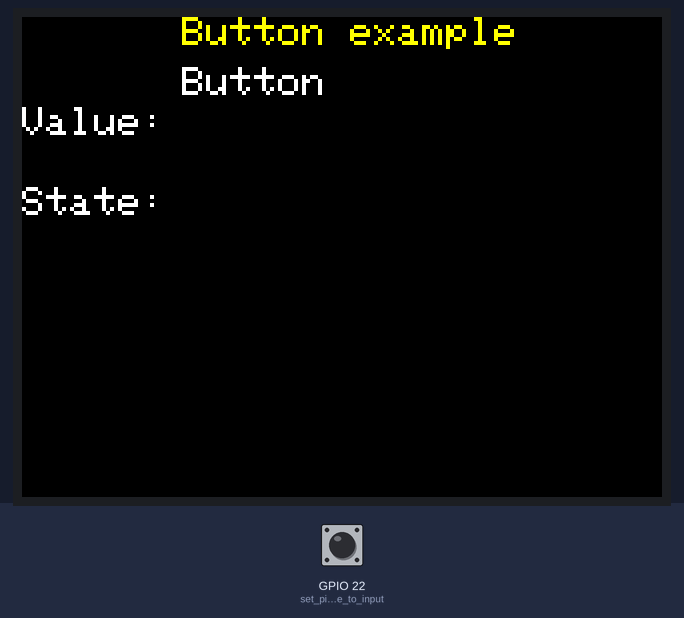
The sketch below on a simulated ESP32. Shown: 320×240 colour display. Inputs (shaded band) come from the test bench; at power-on: GPIO 22 (set_pin_mode_to_input) LOW.

Above: at 1.3 s.
1.4 s: GPIO 22 (set_pin_mode_to_input) pulled HIGH for 0.15 s
At 1.48 s:
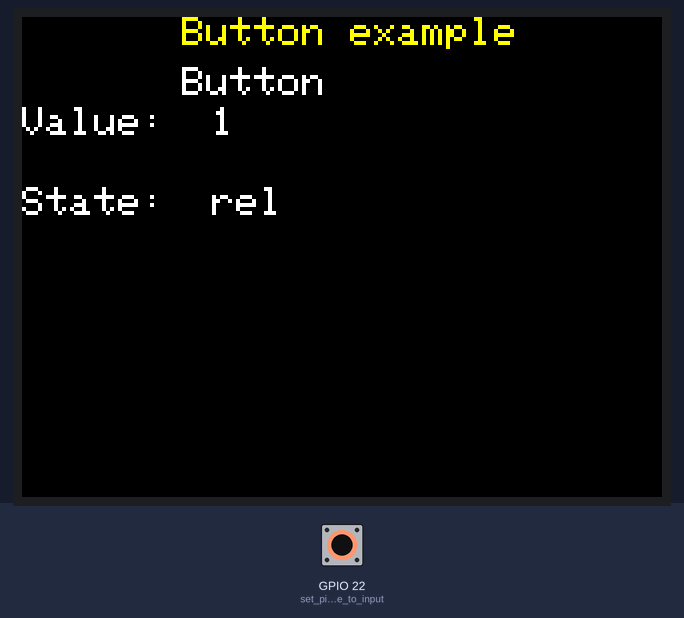
At 2.7 s:
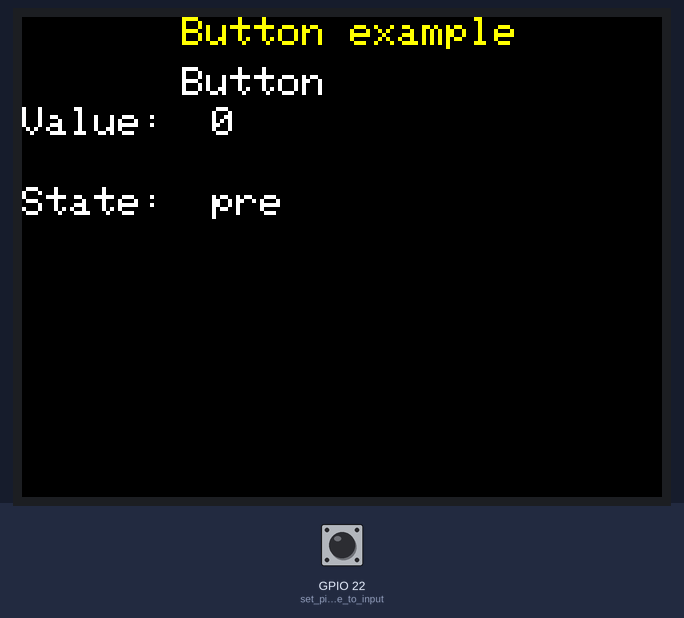
Timing chart, 0 to 4.4 s (numbered marks = the images above; inputs shaded):
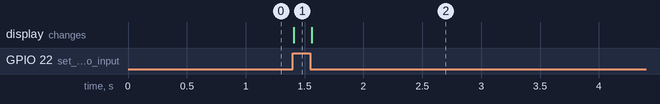

The sketch:

20220406_BUTTON.ino
```cpp
#include <M5Stack.h>

int last_value = 0;
int cur_value = 0;

void setup() {
  M5.begin();          // Init M5Stack.  初始化M5Stack
  M5.Power.begin();    // Init power  初始化电源模块
  pinMode(22, INPUT);  // set pin mode to input.设置引脚模式为输入模式
  M5.Lcd.setTextColor(
      YELLOW);  // Set the font color to yellow.  设置字体颜色为黄色
  M5.Lcd.setTextSize(2);  // Setting the Font size.  设置字号大小
  M5.Lcd.setCursor(
      80, 0);  // Set the cursor position to (80,0).  将光标位置设置为(80,0)
  M5.Lcd.println("Button example");
  M5.Lcd.setTextColor(WHITE);
}

void loop() {
  cur_value = digitalRead(22);  // read the value of BUTTON.  读取36号引脚的值
  M5.Lcd.setCursor(80, 25);
  M5.Lcd.print("Button");
  M5.Lcd.setCursor(0, 45);
  M5.Lcd.print("Value: ");
  M5.Lcd.setCursor(0, 85);
  M5.Lcd.print("State: ");
  if (cur_value != last_value) {
    M5.Lcd.fillRect(85, 45, 75, 85,
                    BLACK);  // Draw a black rectangle 75 by 85 at (85,45).
                             // 在(85,45)处绘制宽75,高85的黑色矩形
    if (cur_value == 0) {
      M5.Lcd.setCursor(95, 45);
      M5.Lcd.print("0");  // display the status
      M5.Lcd.setCursor(95, 85);
      M5.Lcd.print("pre");
    } else {
      M5.Lcd.setCursor(95, 45);
      M5.Lcd.print("1");  // display the status
      M5.Lcd.setCursor(95, 85);
      M5.Lcd.print("rel");
    }
    last_value = cur_value;
  }
}
```

Measured:
- after the input at 1.4 s, the display: changes at once (image 1)
